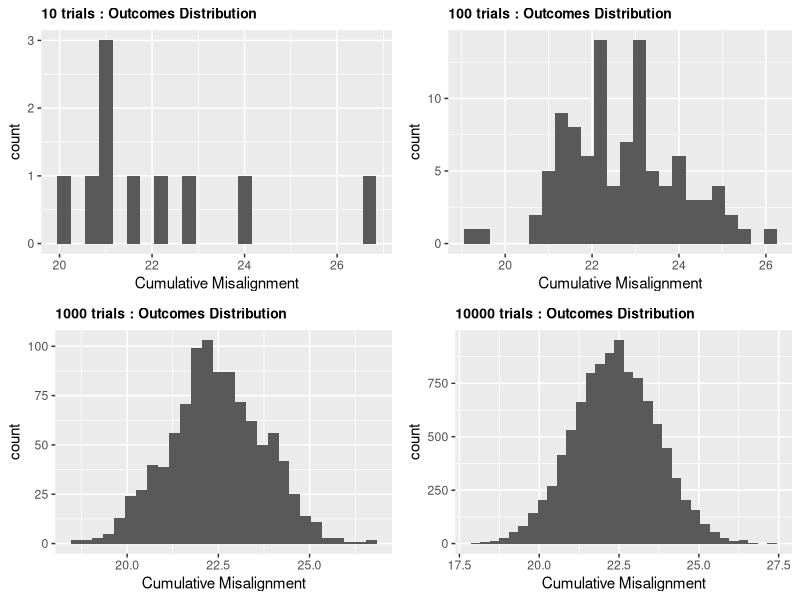
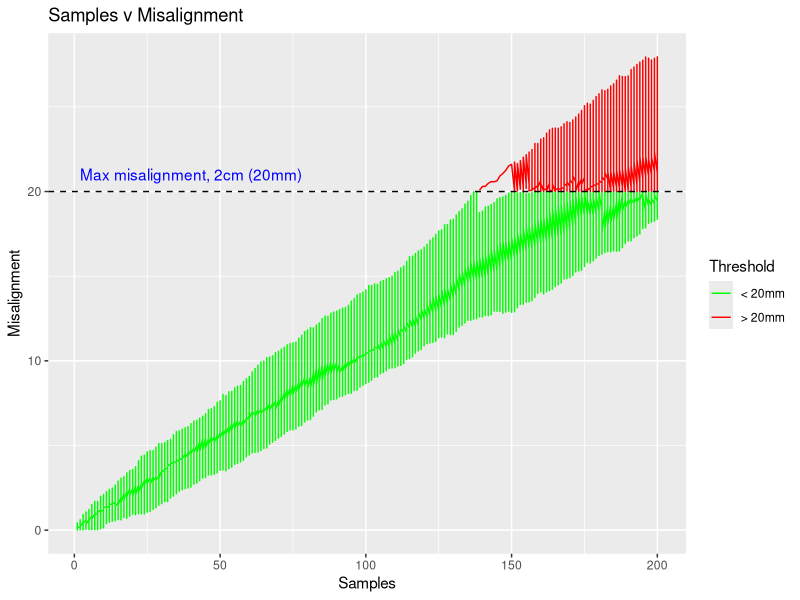
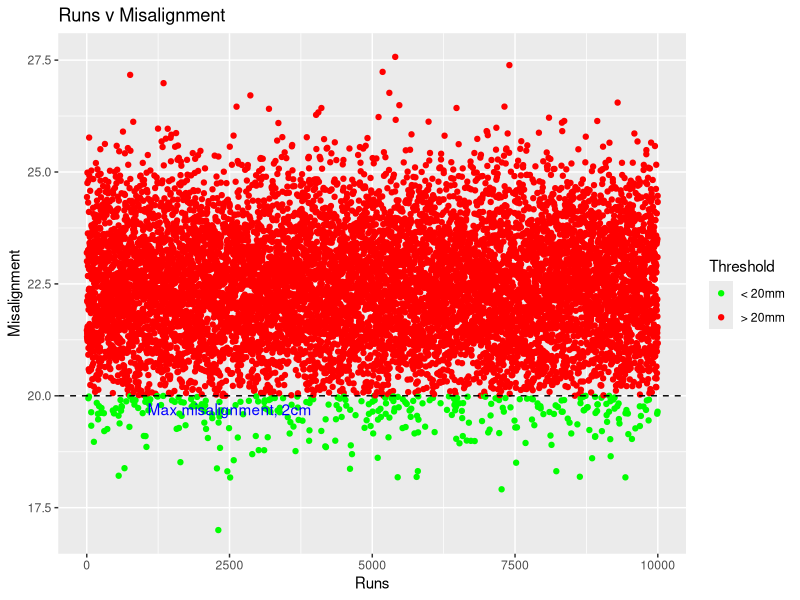
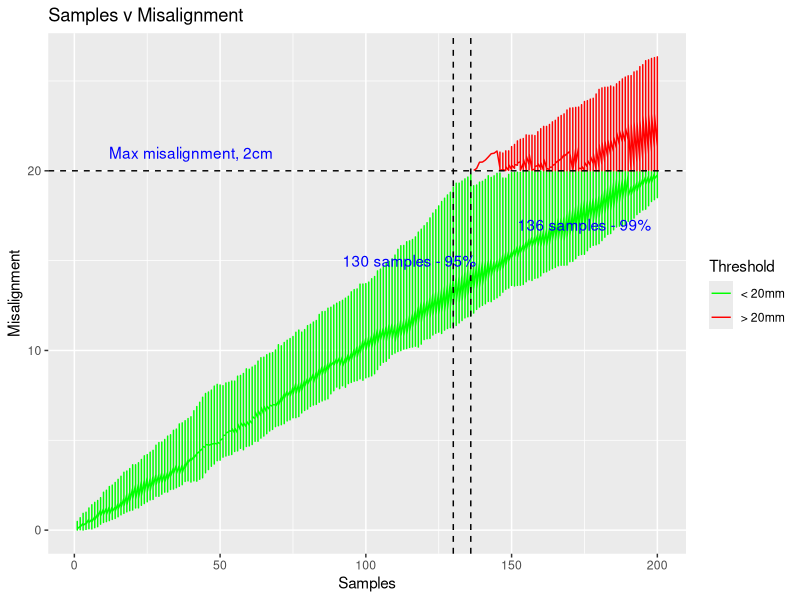

Reproduce these figures in R, in order.
# 4) Consider a machine that inserts a needle into test tubes on a conveyer for sampling in a factory process. 
# - This machine may become misaligned in the 2 dimensions of the plane of conveyer travel (x and y axes) independently. 
# - The machine is realigned to centre at the start of each day and it then samples 200 test tubes throughout the day. 
# - The machine fails to sample correctly if it is misaligned in any direction by 2cm or more, as it misses the test tube (possibly colliding with the glass).
# - The x misalignment is 0.1mm on average in the direction of conveyor travel (positive x-direction) for each test, but this can vary somewhat with a standard deviation of 0.1mm. 
# - Similarly, the y misalignment is biased in the negative y-direction, and is much smaller on average; the engineers believe that the average misalignment in the negative y direction is 0.05mm per test, with a standard deviation of 0.05mm.


########################################################################
# 4) a. Simulate the distribution of misalignments at the end of the day
 
library(ggplot2)
library(gridExtra)
set.seed(2021-01-02)

generate_trial_run_histograms <- function(trials){
  zmc <- rep(NA,trials)
  for(j in 1:trials){
      x <- 0; y <- 0; z <- 0
      for(i in 1:200){
          x <- x + rnorm(1,0.1,0.1)
          y <- y + rnorm(1,0.05,0.05)
          z <- round(sqrt(x**2 + y**2),4)
        }
      zmc[j] <- z
    }
  
  df <- data.frame(zmc)
  p <- ggplot(df,aes(zmc)) + geom_histogram(binwidth=0.3) + ggtitle(paste(trials,"trials : Outcomes Distribution")) + theme(plot.title = element_text(size = 10, face = "bold")) + xlab("Cumulative Misalignment")
  return(p)
}

p <- lapply(c("10","100","1000","10000"), generate_trial_run_histograms)
do.call(grid.arrange, c(p))


##############################################################
# 4) b. Estimate the likelihood of failure throughout the day?

generate_trial_sample_data <- function(trials){
  zmc <- rep(NA,200); sample <- rep(NA,200); dfmany <- data.frame()
  for(j in 1:trials){
    x <- 0; y <- 0; z <- 0;
    for(i in 1:200){
          x <- x + rnorm(1,0.1,0.1)
          y <- y + rnorm(1,0.05,0.05)
          z <- round(sqrt(x**2 + y**2),4)
          zmc[i] <- z
          sample[i] <- i
          }
      df <- data.frame(sample,zmc,prob=zmc/20)
      dfmany <- rbind(dfmany,df)
      }
return(dfmany)
}

df <- generate_trial_sample_data(1000)

ggplot(df,aes(sample,zmc)) + geom_line(aes(color = ifelse(zmc<20,'green','red'))) + scale_colour_manual(labels = c("< 20mm", "> 20mm"), values=c('green','red')) + labs(color = "Threshold") + labs(x="Samples", y="Misalignment") + ggtitle("Samples v Misalignment") + geom_hline(yintercept=20,linetype="dashed") + annotate("text", x=40, y=21, label="Max misalignment, 2cm (20mm)", color = "blue")

# sum of frequencies < threshold value for large number trial
success_rate <- round(sum(df$zmc<20)/sum(df$zmc)*100,4)

print(paste("Sum of relative frequencies for large number trial method : cumulative misalignments > 2cm threshold value at any point during day (not end of day) is",success_rate,"%"))

print("Equivalent to the average chance of failing with each sample - not very meaningful")

success_rate <- round(length(df[df$sample == 200 & df$zmc < 20,"sample"]) / length(df[df$sample == 200 & df$zmc > 20,"sample"]) * 100,4)

print(paste("Sum of relative frequencies for large number trial method : cumulative misalignments > 2cm threshold value at end of day is",success_rate,"%"))

#######################################################################################################################
# 4) c. Visualise the simulated alignments of the machine at the end of the day on a scatterplot, showing the 2cm limit

generate_trial_run_data <- function(trials){
  zmc <- vector(); run <- vector()
  for(j in 1:trials){
    x <- 0; y <- 0; z <- 0;
    for(i in 1:200){
      x <- x + rnorm(1,0.1,0.1)
      y <- y + rnorm(1,0.05,0.05)
      z <- round(sqrt(x**2 + y**2),4)
    }
    zmc[j] <- z
    run[j] <- j
    df <- data.frame(run,zmc)
    }
  return(df)
}

df <- generate_trial_run_data(10000)

ggplot(df,aes(run,zmc)) + geom_point(aes(color = ifelse(zmc<20,'green','red'))) + scale_colour_manual(labels = c("< 20mm", "> 20mm"), values=c('green','red')) + labs(color = "Threshold") + labs(x="Runs", y="Misalignment") + ggtitle("Runs v Misalignment") + geom_hline(yintercept=20,linetype="dashed")  + annotate("text", x=2500, y=19.7, label="Max misalignment, 2cm", color = "blue")


# 5) It costs 50,000 when the machine goes offline due to excessive misalignment and no further batches can be tested for the reminder of the day. Each batch passed through the machine results in gross profit of 400. If a batch is ready for testing but the machine is offline, there is a 500 cost for storage and alternate testing of each untested batch under the target number of tests per day. Given these, use Monte Carlo simulations to find the best strategy - i.e. what is the optimal target number of runs per day before realignment should be done.

# Costs : 50000 offline daily fixed charge + 500 storage/testing per batch charge
# Benefits : 400 profit per 200 sample batch

# out of order sign - machine needs to be replaced or repaired
# current 3% batch success rate is so low and the as to not be worthwhile doing even one batch and risking the offline daily fixed charge for a relatively low return
# if however the machine was replaced or repaired then the new max misalignment to ensure breakeven costs would be calculated as 
min_nr <- 50000/400
new_success_rate <- 100 - 100/min_nr
new_success_rate
improvement <- new_success_rate/success_rate
improvement

df <- generate_trial_sample_data(1000)
threshold1 <- 0.99 * 20
threshold2 <- 0.95 * 20
maxsample1 <- min(subset(df, df$zmc >= threshold1,select=sample))
maxsample1
maxsample2 <- min(subset(df, df$zmc >= threshold2,select=sample))
maxsample2

ggplot(df,aes(sample,zmc)) + geom_line(aes(color = ifelse(zmc<20,'green','red'))) + scale_colour_manual(labels = c("< 20mm", "> 20mm"), values=c('green','red')) + labs(color = "Threshold") + labs(x="Samples", y="Misalignment") + ggtitle("Samples v Misalignment") + geom_hline(yintercept=20,linetype="dashed") + geom_vline(xintercept=maxsample1,linetype="dashed") + annotate("text", x=40, y=21, label="Max misalignment, 2cm", color = "blue") + geom_vline(xintercept=maxsample2,linetype="dashed") + annotate("text", x=115, y=15, label=paste(maxsample2,"samples - 95%"), color = "blue")  + annotate("text", x=175, y=17, label=paste(maxsample1,"samples - 99%"), color = "blue") 








